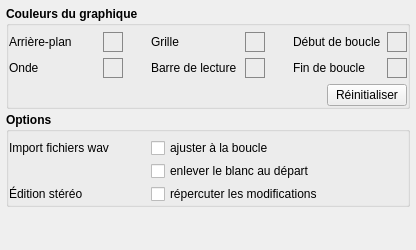
     <widget class="QWidget" name="tabSample">
      <attribute name="title">
       <string>Échantillons</string>
      </attribute>
      <layout class="QVBoxLayout" name="verticalLayout_4">
       <property name="spacing">
        <number>3</number>
       </property>
       <property name="leftMargin">
        <number>6</number>
       </property>
       <property name="topMargin">
        <number>6</number>
       </property>
       <property name="rightMargin">
        <number>6</number>
       </property>
       <property name="bottomMargin">
        <number>3</number>
       </property>
       <item>
        <widget class="QGroupBox" name="groupBox_3">
         <property name="font">
          <font>
           <weight>75</weight>
           <bold>true</bold>
          </font>
         </property>
         <property name="title">
          <string>Couleurs du graphique</string>
         </property>
         <property name="flat">
          <bool>true</bool>
         </property>
         <layout class="QGridLayout" name="gridLayout_4" columnstretch="4,0,1,4,0,1,4,0">
          <property name="leftMargin">
           <number>0</number>
          </property>
          <property name="topMargin">
           <number>6</number>
          </property>
          <property name="rightMargin">
           <number>0</number>
          </property>
          <property name="bottomMargin">
           <number>0</number>
          </property>
          <property name="horizontalSpacing">
           <number>3</number>
          </property>
          <property name="verticalSpacing">
           <number>6</number>
          </property>
          <item row="0" column="2">
           <spacer name="horizontalSpacer_2">
            <property name="orientation">
             <enum>Qt::Horizontal</enum>
            </property>
            <property name="sizeType">
             <enum>QSizePolicy::Expanding</enum>
            </property>
            <property name="sizeHint" stdset="0">
             <size>
              <width>40</width>
              <height>20</height>
             </size>
            </property>
           </spacer>
          </item>
          <item row="2" column="0" colspan="8">
           <layout class="QHBoxLayout" name="horizontalLayout_5">
            <item>
             <spacer name="horizontalSpacer_4">
              <property name="orientation">
               <enum>Qt::Horizontal</enum>
              </property>
              <property name="sizeHint" stdset="0">
               <size>
                <width>40</width>
                <height>20</height>
               </size>
              </property>
             </spacer>
            </item>
            <item>
             <widget class="QPushButton" name="pushColorRestore">
              <property name="maximumSize">
               <size>
                <width>16777215</width>
                <height>24</height>
               </size>
              </property>
              <property name="font">
               <font>
                <weight>50</weight>
                <bold>false</bold>
               </font>
              </property>
              <property name="text">
               <string>Réinitialiser</string>
              </property>
             </widget>
            </item>
           </layout>
          </item>
          <item row="1" column="7">
           <widget class="QPushButton" name="pushColorEndloop">
            <property name="minimumSize">
             <size>
              <width>20</width>
              <height>20</height>
             </size>
            </property>
            <property name="maximumSize">
             <size>
              <width>20</width>
              <height>20</height>
             </size>
            </property>
            <property name="focusPolicy">
             <enum>Qt::NoFocus</enum>
            </property>
            <property name="styleSheet">
             <string notr="true">QPushButton
{
	border: 1px solid #888;
}</string>
            </property>
            <property name="text">
             <string/>
            </property>
            <property name="flat">
             <bool>true</bool>
            </property>
           </widget>
          </item>
          <item row="1" column="1">
           <widget class="QPushButton" name="pushColorForeground">
            <property name="minimumSize">
             <size>
              <width>20</width>
              <height>20</height>
             </size>
            </property>
            <property name="maximumSize">
             <size>
              <width>20</width>
              <height>20</height>
             </size>
            </property>
            <property name="focusPolicy">
             <enum>Qt::NoFocus</enum>
            </property>
            <property name="styleSheet">
             <string notr="true">QPushButton
{
	border: 1px solid #888;
}</string>
            </property>
            <property name="text">
             <string/>
            </property>
            <property name="flat">
             <bool>true</bool>
            </property>
           </widget>
          </item>
          <item row="0" column="3">
           <widget class="QLabel" name="label_15">
            <property name="font">
             <font>
              <weight>50</weight>
              <bold>false</bold>
             </font>
            </property>
            <property name="text">
             <string>Grille</string>
            </property>
           </widget>
          </item>
          <item row="0" column="1">
           <widget class="QPushButton" name="pushColorBackground">
            <property name="minimumSize">
             <size>
              <width>20</width>
              <height>20</height>
             </size>
            </property>
            <property name="maximumSize">
             <size>
              <width>20</width>
              <height>20</height>
             </size>
            </property>
            <property name="focusPolicy">
             <enum>Qt::NoFocus</enum>
            </property>
            <property name="styleSheet">
             <string notr="true">QPushButton
{
	border: 1px solid #888;
}</string>
            </property>
            <property name="text">
             <string/>
            </property>
            <property name="flat">
             <bool>true</bool>
            </property>
           </widget>
          </item>
          <item row="1" column="4">
           <widget class="QPushButton" name="pushColorPlay">
            <property name="minimumSize">
             <size>
              <width>20</width>
              <height>20</height>
             </size>
            </property>
            <property name="maximumSize">
             <size>
              <width>20</width>
              <height>20</height>
             </size>
            </property>
            <property name="focusPolicy">
             <enum>Qt::NoFocus</enum>
            </property>
            <property name="styleSheet">
             <string notr="true">QPushButton
{
	border: 1px solid #888;
}</string>
            </property>
            <property name="text">
             <string/>
            </property>
            <property name="flat">
             <bool>true</bool>
            </property>
           </widget>
          </item>
          <item row="1" column="6">
           <widget class="QLabel" name="label_17">
            <property name="font">
             <font>
              <weight>50</weight>
              <bold>false</bold>
             </font>
            </property>
            <property name="text">
             <string>Fin de boucle</string>
            </property>
           </widget>
          </item>
          <item row="1" column="3">
           <widget class="QLabel" name="label_18">
            <property name="font">
             <font>
              <weight>50</weight>
              <bold>false</bold>
             </font>
            </property>
            <property name="text">
             <string>Barre de lecture</string>
            </property>
           </widget>
          </item>
          <item row="0" column="0">
           <widget class="QLabel" name="label_13">
            <property name="font">
             <font>
              <weight>50</weight>
              <bold>false</bold>
             </font>
            </property>
            <property name="text">
             <string>Arrière-plan</string>
            </property>
           </widget>
          </item>
          <item row="1" column="0">
           <widget class="QLabel" name="label_14">
            <property name="font">
             <font>
              <weight>50</weight>
              <bold>false</bold>
             </font>
            </property>
            <property name="text">
             <string>Onde</string>
            </property>
           </widget>
          </item>
          <item row="0" column="4">
           <widget class="QPushButton" name="pushColorGrid">
            <property name="minimumSize">
             <size>
              <width>20</width>
              <height>20</height>
             </size>
            </property>
            <property name="maximumSize">
             <size>
              <width>20</width>
              <height>20</height>
             </size>
            </property>
            <property name="focusPolicy">
             <enum>Qt::NoFocus</enum>
            </property>
            <property name="styleSheet">
             <string notr="true">QPushButton
{
	border: 1px solid #888;
}</string>
            </property>
            <property name="text">
             <string/>
            </property>
            <property name="flat">
             <bool>true</bool>
            </property>
           </widget>
          </item>
          <item row="0" column="5">
           <spacer name="horizontalSpacer_5">
            <property name="orientation">
             <enum>Qt::Horizontal</enum>
            </property>
            <property name="sizeHint" stdset="0">
             <size>
              <width>40</width>
              <height>20</height>
             </size>
            </property>
           </spacer>
          </item>
          <item row="0" column="7">
           <widget class="QPushButton" name="pushColorStartloop">
            <property name="minimumSize">
             <size>
              <width>20</width>
              <height>20</height>
             </size>
            </property>
            <property name="maximumSize">
             <size>
              <width>20</width>
              <height>20</height>
             </size>
            </property>
            <property name="focusPolicy">
             <enum>Qt::NoFocus</enum>
            </property>
            <property name="styleSheet">
             <string notr="true">QPushButton
{
	border: 1px solid #888;
}</string>
            </property>
            <property name="text">
             <string/>
            </property>
            <property name="flat">
             <bool>true</bool>
            </property>
           </widget>
          </item>
          <item row="0" column="6">
           <widget class="QLabel" name="label_16">
            <property name="font">
             <font>
              <weight>50</weight>
              <bold>false</bold>
             </font>
            </property>
            <property name="text">
             <string>Début de boucle</string>
            </property>
           </widget>
          </item>
         </layout>
        </widget>
       </item>
       <item>
        <widget class="QGroupBox" name="groupBox_4">
         <property name="font">
          <font>
           <weight>75</weight>
           <bold>true</bold>
          </font>
         </property>
         <property name="title">
          <string>Options</string>
         </property>
         <layout class="QGridLayout" name="gridLayout_6" columnstretch="6,11">
          <property name="leftMargin">
           <number>0</number>
          </property>
          <property name="topMargin">
           <number>6</number>
          </property>
          <property name="rightMargin">
           <number>0</number>
          </property>
          <property name="bottomMargin">
           <number>0</number>
          </property>
          <property name="spacing">
           <number>3</number>
          </property>
          <item row="1" column="1">
           <widget class="QCheckBox" name="checkBlanc">
            <property name="font">
             <font>
              <weight>50</weight>
              <bold>false</bold>
             </font>
            </property>
            <property name="text">
             <string>enlever le blanc au départ</string>
            </property>
           </widget>
          </item>
          <item row="0" column="1">
           <widget class="QCheckBox" name="checkBoucle">
            <property name="font">
             <font>
              <weight>50</weight>
              <bold>false</bold>
             </font>
            </property>
            <property name="text">
             <string>ajuster à la boucle</string>
            </property>
           </widget>
          </item>
          <item row="0" column="0">
           <widget class="QLabel" name="label_23">
            <property name="font">
             <font>
              <weight>50</weight>
              <bold>false</bold>
             </font>
            </property>
            <property name="text">
             <string>Import fichiers wav</string>
            </property>
           </widget>
          </item>
          <item row="2" column="1">
           <widget class="QCheckBox" name="checkRepercussionStereo">
            <property name="font">
             <font>
              <weight>50</weight>
              <bold>false</bold>
             </font>
            </property>
            <property name="text">
             <string>répercuter les modifications</string>
            </property>
           </widget>
          </item>
          <item row="2" column="0">
           <widget class="QLabel" name="label_24">
            <property name="font">
             <font>
              <weight>50</weight>
              <bold>false</bold>
             </font>
            </property>
            <property name="text">
             <string>Édition stéréo</string>
            </property>
           </widget>
          </item>
         </layout>
         <zorder>label_23</zorder>
         <zorder>checkBoucle</zorder>
         <zorder>checkBlanc</zorder>
         <zorder>checkRepercussionStereo</zorder>
         <zorder>label_24</zorder>
        </widget>
       </item>
       <item>
        <spacer name="verticalSpacer_4">
         <property name="orientation">
          <enum>Qt::Vertical</enum>
         </property>
         <property name="sizeHint" stdset="0">
          <size>
           <width>20</width>
           <height>40</height>
          </size>
         </property>
        </spacer>
       </item>
      </layout>
     </widget>
